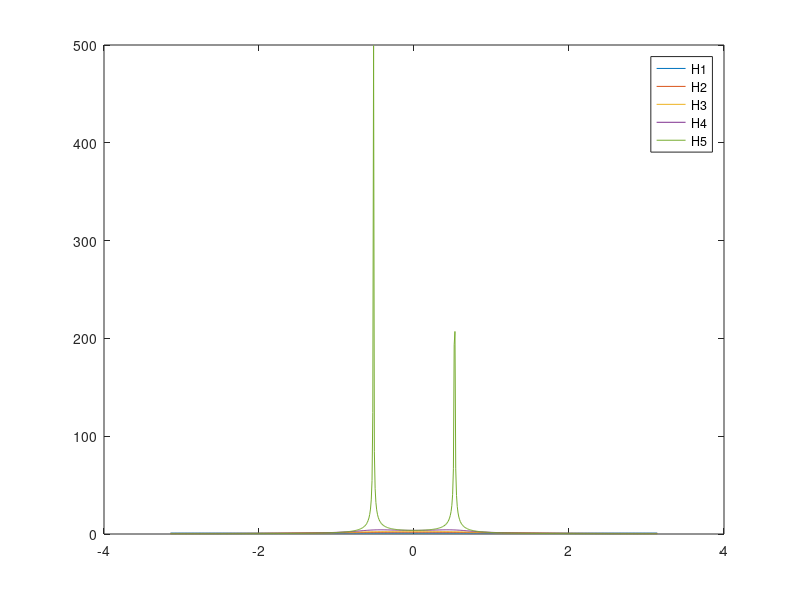

The MATLAB source for this figure:
%%
%Subpunctul a)
clc; clear;

teta = pi/6;
omega = -pi : 0.01 : pi;
j = sqrt(-1);

%Alegem mai multe valori aleatoare pentru r in intervalul (0,1)
r1 = 0;
r2 = 0.3;
r3 = 0.52;
r4 = 0.73;
r5 = 1;

a1 = [1 -2*r1*cos(teta) r1*r1];
H1 = freqz(1, a1, omega);
figure;
plot(omega, abs(H1));
hold on;

a2 = [1 -2*r2*cos(teta) r2*r2];
H2 = freqz(1, a2, omega);
plot(omega, abs(H2));
hold on;

a3 = [1 -2*r3*cos(teta) r3*r3];
H3 = freqz(1, a3, omega);
plot(omega, abs(H3));
hold on;

a4 = [1 -2*r4*cos(teta) r4*r4];
H4 = freqz(1, a4, omega);
plot(omega, abs(H4));
hold on;

a5 = [1 -2*r5*cos(teta) r5*r5];
H5 = freqz(1, a5, omega);
plot(omega, abs(H5));
legend( 'H1', 'H2', 'H3', 'H4', 'H5')
hold off;

%%
%Subpunctul b)
